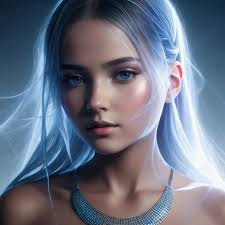
#> input picture image.jpeg, 225 x 225 px
$ python main.py
#> lines starting #> are read from the running program, lines starting #| are printed output that depends on the picture
# 6.95kb size

import cv2

# Configurable Parameters
source = "image.jpeg"
destination = "newImage,png"
# PERCENTAGE BY WHICH IMAGE IS RESIZED
scale_percentage = 50

image = cv2.imread(source, cv2.IMREAD_UNCHANGED)
#> image is the input picture: shape (225, 225, 3); mean B, G, R 132.9, 115.1, 107.4
#cv2.imshow("title", image)

# CALCULATE THE 50% OF ORIGINAL DIMENSIONS
width = int(image.shape[1]* scale_percentage /100)
#> width = 112
height = int(image.shape[0]* scale_percentage /100)
#> height = 112

# DSIZE
dsize = (width, height)
#> dsize = (112, 112)

# RESIZE IMAGE
output = cv2.resize(image, dsize)
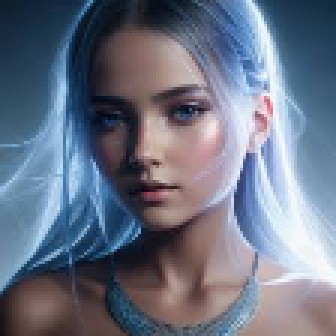
#> output: shape (112, 112, 3) (shown 3 times larger); mean B, G, R 132.7, 115, 107.2

cv2.imwrite(destination, output)
#cv2.waitKey(0)
